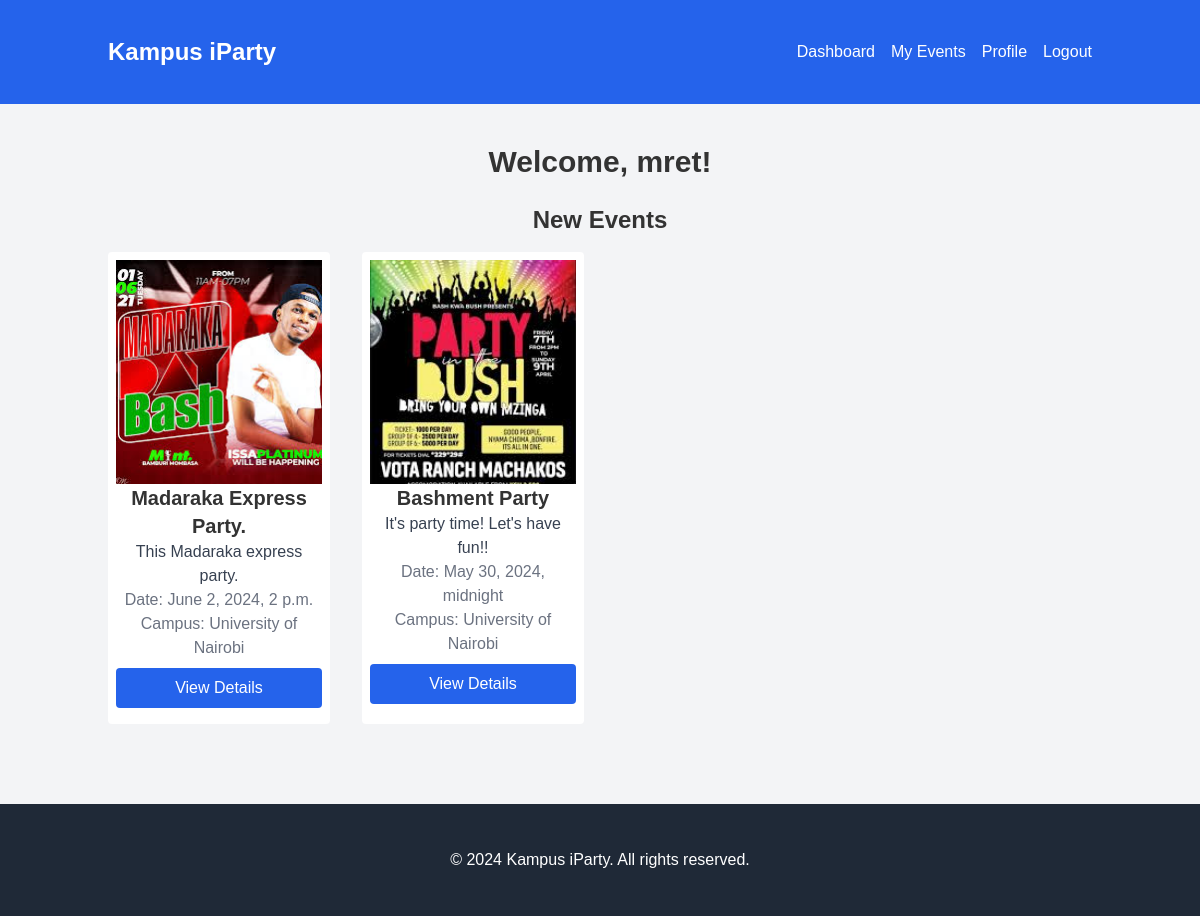
Before: /dashboard (signed in) with the older database file.
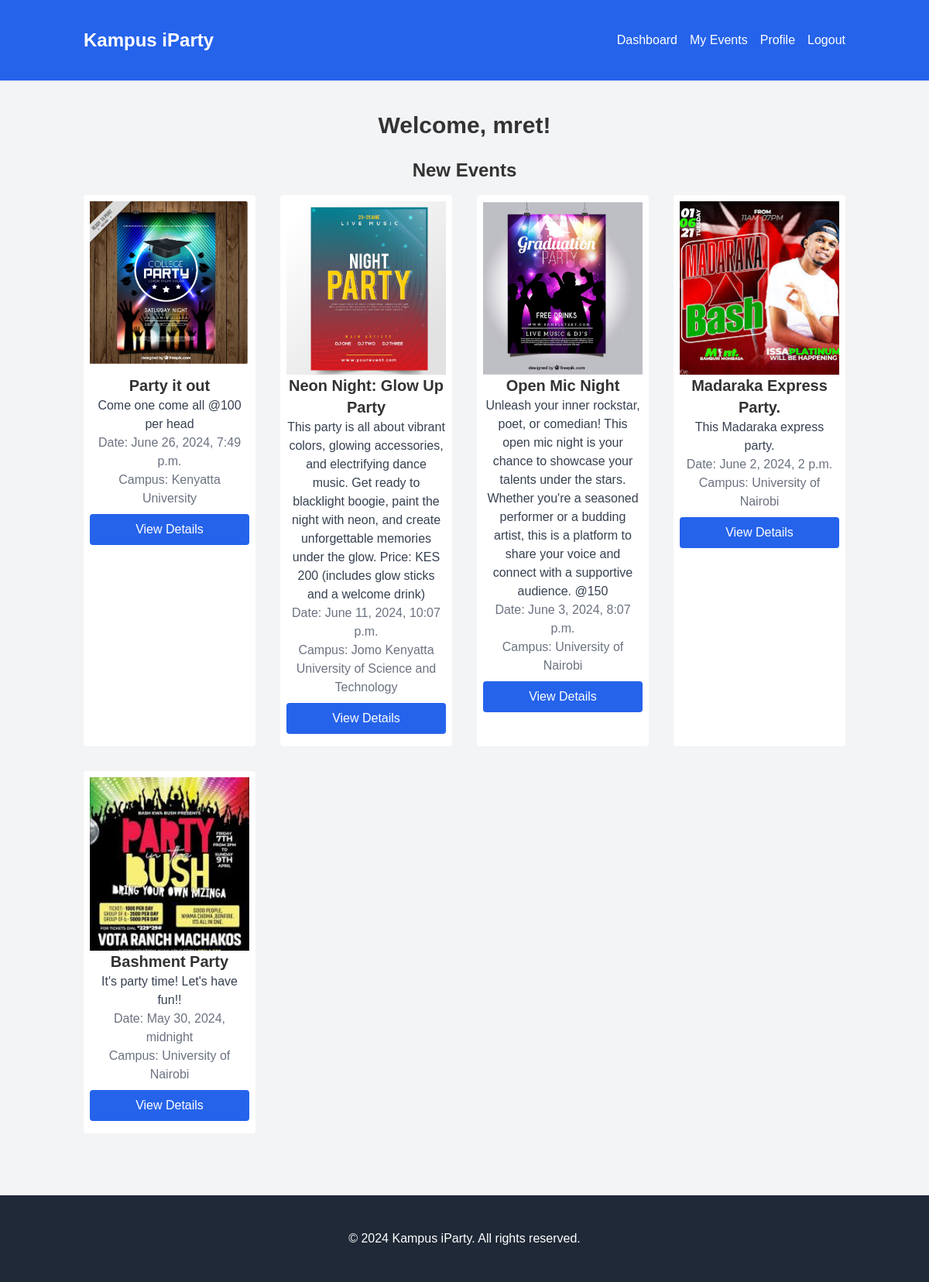
After: the same page with the newer database file.
### users/models.py (models this page shows)
class CustomUser(AbstractUser):
    phone_number = models.CharField(max_length=15)
    user_permissions = models.ManyToManyField(
        'auth.Permission', blank=True, related_name='custom_user_permissions')
    groups = models.ManyToManyField(
        'auth.Group', blank=True, related_name='custom_user_groups')
    objects = CustomUserManager()
    class Meta:
        db_table = 'custom_user'

### events/models.py (models this page shows, shortened)
class Event(models.Model):
    title = models.CharField(max_length=100)
    description = models.TextField()
    date = models.DateTimeField()
    location = models.CharField(max_length=100)
    campus = models.ForeignKey('campus.Campus', on_delete=models.CASCADE)
    attendees = models.ManyToManyField('users.CustomUser', blank=True, related_name='event_attendees')
    created_by = models.ForeignKey('users.CustomUser', on_delete=models.CASCADE, related_name='event_creator')
    created_at = models.DateTimeField(auto_now_add=True)
    updated_at = models.DateTimeField(auto_now=True)
    poster = models.ImageField(upload_to='event_posters/', blank=True)
    slots = models.IntegerField(default=1)
    budget_amount = models.FloatField(default=0.0)
    charges = models.FloatField(default=0.0, editable=False)
    total_budget_amount = models.FloatField(default=0.0)

### campus/models.py (models this page shows, shortened)
class Campus(models.Model):
    name = models.CharField(max_length=100)
    location = models.CharField(max_length=100)
    initials = models.CharField(max_length=10, unique=True)

### app/views.py (the view)
# urls.py: path('dashboard', dashboard, name='user_dashboard'),
@login_required(login_url='/users/login/')
def dashboard(request):
    events = Event.objects.order_by('-date')[:10]
    return render(request, 'dashboard.html', {'events': events})

### templates/dashboard.html (shortened to what this page needs)
{% extends 'base.html' %}
{% block content %}
<h2 class="text-3xl font-bold mb-6">Welcome, {{ user.username }}!</h2>
<section>
  <h3 class="text-2xl font-bold mb-4">New Events</h3>
  <div class="grid grid-cols-1 md:grid-cols-3 lg:grid-cols-4 gap-8">
    {% for event in events %}
    <div class="col-span-1 bg-white p-2 rounded">
      {% if event.poster %}
      <img src="{{ event.poster.url }}" class="card-img-top w-full h-56 object-cover" alt="{{ event.title }}">
      {% endif %}
      <h4 class="text-xl font-bold">{{ event.title }}</h4>
      <p class="text-gray-700">{{ event.description }}</p>
      <p class="text-gray-500">Date: {{ event.date }}</p>
      <p class="text-gray-500 mb-2">Campus: {{ event.campus.name }}</p>
      <a href="{% url 'events:event_details' pk=event.id %}" class="bg-blue-600 text-white rounded px-2 py-2 block text-center w-full my-2 hover:bg-gray-900">View Details</a>
    </div>
    {% endfor %}
  </div>
</section>
{% endblock %}

### templates/base.html (shortened to what this page needs)
<!DOCTYPE html>
<html lang="en">
{% load static %}
<head>
  <link rel="stylesheet" href="{% static 'css/style.css' %}">
  <script src="https://cdn.tailwindcss.com"></script>
</head>
<body class="bg-gray-100">
  <header class="bg-blue-600 text-white py-4">
    <div class="container mx-auto flex justify-between items-center">
      <a href="{% url 'app:user_dashboard' %}" class="text-2xl font-bold">Kampus iParty</a>
      <nav>
        <ul class="flex space-x-4">
          <li><a href="{% url 'app:user_dashboard' %}" class="hover:underline">Dashboard</a></li>
          <li><a href="{% url 'events:user_events' %}" class="hover:underline">My Events</a></li>
          <li><a href="#" class="hover:underline">Profile</a></li>
          <li><a href="{% url 'users:user_logout' %}" class="hover:underline">Logout</a></li>
        </ul>
      </nav>
    </div>
  </header>
  <main class="container mx-auto py-10">
    {% block content %}
    {% endblock %}
  </main>
  <footer class="bg-gray-800 text-white py-6 mt-10">
    <div class="container mx-auto text-center">
      <p>&copy; 2024 Kampus iParty. All rights reserved.</p>
    </div>
  </footer>
</body>
</html>

### static/css/style.css (style rules this page uses)
body { margin: 0; font-family: sans-serif; background-color: lightgrey; color: #333; text-align: center; }
.container { width: 90%; max-width: 1200px; margin: 0 auto; padding: 20px; }

Changed rows visible on the page:
added Event: poster (picture), title "Party it out", description "Come one come all @100 per head", date "June 26, 2024, 7:49 p.m.", campus.name "Kenyatta University"
added Event: poster (picture), title "Neon Night: Glow Up Party", description "This party is all about vibrant colors, glowing accessories, and electrifying dance music. Get ready to blacklight boogie, paint the night with neon, and create unforgettable memories under the glow. Price: KES 200 (includes glow sticks and a welcome drink)", date "June 11, 2024, 10:07 p.m.", campus.name "Jomo Kenyatta University of Science and Technology"
added Event: poster (picture), title "Open Mic Night", description "Unleash your inner rockstar, poet, or comedian! This open mic night is your chance to showcase your talents under the stars. Whether you're a seasoned performer or a budding artist, this is a platform to share your voice and connect with a supportive audience. @150", date "June 3, 2024, 8:07 p.m.", campus.name "University of Nairobi"
